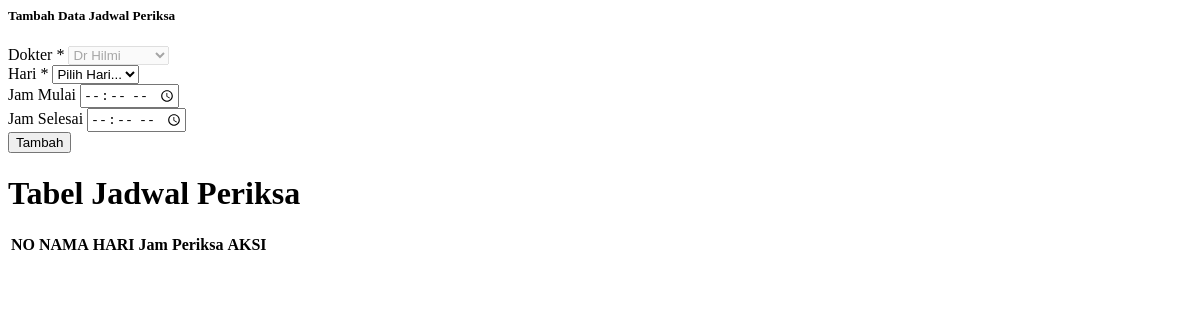
The page /jadwalPeriksaDokter.php (signed in) on the database as committed earlier.
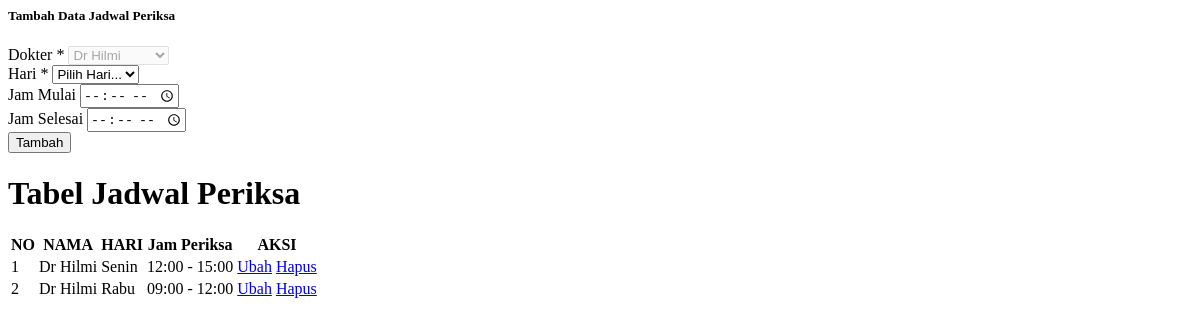
The same page on the database as committed later.
### tables this page shows
CREATE TABLE `jadwal_periksa` (
  `id` int(11) UNSIGNED NOT NULL,
  `id_dokter` int(11) UNSIGNED NOT NULL,
  `hari` enum('Senin','Selasa','Rabu','Kamis','Jumat','Sabtu') NOT NULL,
  `jam_mulai` time NOT NULL,
  `jam_selesai` time NOT NULL
);

CREATE TABLE `dokter` (
  `id` int(11) UNSIGNED NOT NULL,
  `nama` varchar(255) NOT NULL,
  `alamat` varchar(255) NOT NULL,
  `no_hp` varchar(50) NOT NULL,
  `id_poli` int(11) UNSIGNED NOT NULL,
  `nip` varchar(50) NOT NULL,
  `password` varchar(255) NOT NULL
);

### jadwalPeriksaDokter.php (the view, shortened to what this page needs)
<main class="mdl-layout__content ui-form-components">
  <div class="mdl-grid mdl-cell mdl-cell--12-col-desktop mdl-cell--12-col-tablet mdl-cell--4-col-phone mdl-cell--top">
    <div class="mdl-cell mdl-cell--7-col-desktop mdl-cell--7-col-tablet mdl-cell--4-col-phone">
      <div class="mdl-card mdl-shadow--2dp">
        <div class="mdl-card__title">
          <h5 class="mdl-card__title-text text-color--white">Tambah Data Jadwal Periksa</h5>
        </div>
        <div class="mdl-card__supporting-text">
          <form action="" method="POST" onsubmit="return(validate());">
            <?php
                        $jam_mulai = '';
                        $jam_selesai = '';
                        ?>
            <div class="mdl-grid">
              <div
                class="mdl-cell mdl-cell--12-col-desktop mdl-cell--12-col-tablet mdl-cell--4-col-phone form__article">
                <div class="mdl-textfield mdl-js-textfield full-size">
                  <label for="id_dokter">Dokter <span class="text-danger">*</span></label>
                  <select disabled class="form-select" name="id_dokter" aria-label="id_dokter">
                    <?php
                                        $id_dokter = $_SESSION['id'];
                                        $result = mysqli_query($mysqli, "SELECT * FROM dokter WHERE id");
                                        while ($data = mysqli_fetch_assoc($result)) {
                                            $selected = ($data['id'] == $id_dokter) ? 'selected' : '';
                                            echo "<option $selected value='" . $data['id'] . "'>" . $data['nama'] . "</option>";
                                        }
                                        ?>
                  </select>
                </div>
                <div class="mdl-textfield mdl-js-textfield full-size">
                  <label for="hari">Hari <span class="text-danger">*</span></label>
                  <select class="form-select" name="hari" aria-label="hari">
                    <option value="" selected>Pilih Hari...</option>
                  </select>
                </div>
                <div class="mdl-textfield mdl-js-textfield full-size">Jam Mulai
                  <input class="mdl-textfield__input" type="time" id="inputHarga" name="jam_mulai"
                    value="<?php echo $jam_mulai ?>">
                </div>
                <div class="mdl-textfield mdl-js-textfield full-size">Jam Selesai
                  <input class="mdl-textfield__input" type="time" id="inputHarga" name="jam_selesai"
                    value="<?php echo $jam_selesai ?>">
                </div>
                <li class="mdl-list__item">
                  <button type="submit" name="simpan"
                    class="mdl-button mdl-js-button mdl-button--raised mdl-js-ripple-effect button--colored-light-blue">
                    Tambah
                  </button>
                </li>
              </div>
            </div>
          </form>
        </div>
      </div>
    </div>
  </div>
  <div class="mdl-grid ui-tables">
    <div class="mdl-cell mdl-cell--12-col-desktop mdl-cell--12-col-tablet mdl-cell--4-col-phone">
      <div class="mdl-card mdl-shadow--2dp">
        <div class="mdl-card__title">
          <h1 class="mdl-card__title-text">Tabel Jadwal Periksa</h1>
        </div>
        <div class="mdl-card__supporting-text no-padding">
          <table class="table table-hover text-center">
            <thead>
              <tr>
                <th class="mdl-data-table__cell--non-numeric">NO</th>
                <th class="mdl-data-table__cell--non-numeric">NAMA</th>
                <th class="mdl-data-table__cell--non-numeric">HARI</th>
                <th class="mdl-data-table__cell--non-numeric">Jam Periksa</th>
                <th class="mdl-data-table__cell--non-numeric">AKSI</th>
              </tr>
            </thead>
            <tbody>
              <?php
                            $id_dokter = $_SESSION['id'];
                            $result = mysqli_query($mysqli, "SELECT dokter.nama, jadwal_periksa.id, jadwal_periksa.hari, jadwal_periksa.jam_mulai, jadwal_periksa.jam_selesai
                            FROM dokter
                            JOIN jadwal_periksa ON dokter.id = jadwal_periksa.id_dokter
                            WHERE dokter.id = $id_dokter");
                            $no = 1;
                            while ($data = mysqli_fetch_array($result)) :
                            ?>
              <tr>
                <td><?php echo $no++ ?></td>
                <td><?php echo $data['nama'] ?></td>
                <td><?php echo $data['hari'] ?></td>
                <td>
                  <?php
                                        echo date('H:i', strtotime($data['jam_mulai']));
                                        echo ' - ' . date('H:i', strtotime($data['jam_selesai']));
                                        ?>
                </td>
                <td>
                  <a class="btn btn-success rounded-pill px-3"
                    href="dokterdashboard.php?page=jadwalperiksadokter&id=<?php echo $data['id'] ?>">Ubah</a>
                  <a class="btn btn-danger rounded-pill px-3"
                    href="dokterdashboard.php?page=jadwalperiksadokter&id=<?php echo $data['id'] ?>&aksi=hapus">Hapus</a>
                </td>
              </tr>
              <?php endwhile; ?>
            </tbody>
          </table>
        </div>
      </div>
    </div>
  </div>
</main>

### jadwalPeriksaDokter.php (style rules this page uses)
.ui-tables { width: 100%; }
.mdl-card { width: 100%; box-sizing: border-box; }
.mdl-list__item { display: flex; justify-content: space-between; align-items: center; }
.mdl-button { margin-right: 10px; }

Rows that differ between the two databases and show on the page:
added jadwal_periksa: id_dokter.nama "Dr Hilmi", hari "Senin", jam_mulai "12:00", jam_selesai "15:00"
added jadwal_periksa: id_dokter.nama "Dr Hilmi", hari "Rabu", jam_mulai "09:00", jam_selesai "12:00"
